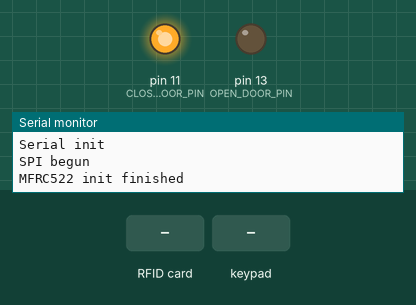
A sketch run on a simulated Arduino Mega 2560, built with avr-gcc and run on an emulated ATmega2560. Parts: output pins drawn as LEDs (lit = HIGH), the last lines printed to the serial monitor. The inputs (shaded band) are chosen by the test bench. Pins used as bus, display or sensor lines are not drawn.

Above: at 1.2 s.
1.3 s: RFID card 5E 7A 19 C4 held to the reader
At 1.6 s:
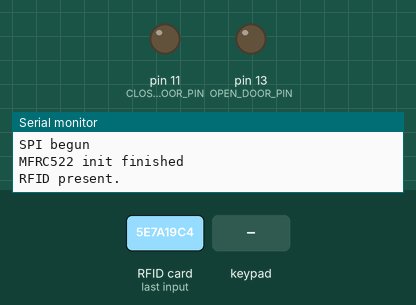
2.8 s: key '1' pressed
4.3 s: keypad keys 1 2 3 4 # pressed 0.4 s apart
At 6.4 s:
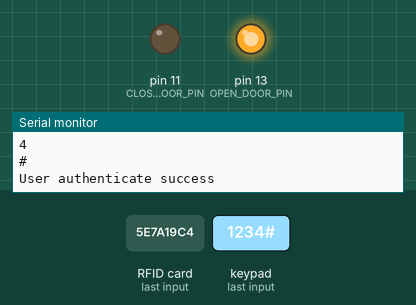
Timing chart, 0 to 17.4 s (numbered marks = the images above; inputs shaded):
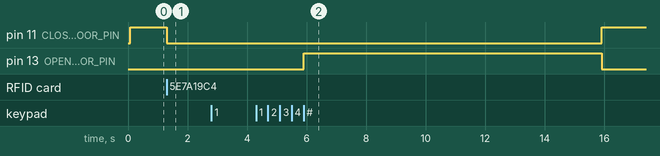

Measured:
- after the input at 1.3 s, pin 11 (CLOSED_DOOR_PIN): HIGH → LOW at once
- after the input at 4.3 s, pin 11 (CLOSED_DOOR_PIN): LOW → HIGH after 11.6 s; pin 13 (OPEN_DOOR_PIN): LOW → HIGH after 1.6 s, → LOW 10.0 s later

The sketch:

rfid_lock_system.ino
```cpp
#include <SPI.h>
#include <MFRC522.h>
#include <Keypad.h>

// RC522 PINS
#define SS_PIN 53
#define RST_PIN 5

// Keypad pins
#define KEYPAD_1 20
#define KEYPAD_2 19
#define KEYPAD_3 18
#define KEYPAD_4 17
#define KEYPAD_5 16
#define KEYPAD_6 15
#define KEYPAD_7 14

// LEDS
#define OPEN_DOOR_PIN 13
#define KEYPAD_PIN 12
#define CLOSED_DOOR_PIN 11

// Key length
#define KEYLENGTH 6

// RFID Reader
MFRC522 mfrc522(SS_PIN, RST_PIN);

// MIFARE key
MFRC522::MIFARE_Key userKey;

// Keypad definition
const byte ROWS = 4; //four rows
const byte COLS = 3; //four columns
char hexaKeys[ROWS][COLS] = {
  {'1', '2', '3'},
  {'4', '5', '6'},
  {'7', '8', '9'},
  {'*', '0', '#'}
};
byte rowPins[ROWS] = { KEYPAD_7, KEYPAD_6, KEYPAD_5, KEYPAD_4 };
byte colPins[COLS] = { KEYPAD_3, KEYPAD_2, KEYPAD_1 };
Keypad keypad = Keypad( makeKeymap(hexaKeys), rowPins, colPins, ROWS, COLS);

// Number of keys entered.
int keyNum = 0;

// General state for the applications.
enum State {
  // Waiting for an rfid card
  WAIT_FOR_RFID,
  // Preparing to enter keycode
  PREPARE_KEYPAD_ENTER,
  // Entering keys
  KEYPAD_ENTER,
  // Authenticating key
  AUTHENTICATING,
  // Open door.
  OPEN_DOOR
};

/**
 * User block key.
 */
#define USER_KEY_BLOCK 3


// Setting current state for the application.
State state = WAIT_FOR_RFID;

void setup() {
  Serial.begin(9600);
  Serial.println("Serial started");
  while (!Serial);
  Serial.println("Serial init");
  SPI.begin();
  Serial.println("SPI begun");
  mfrc522.PCD_Init();
  Serial.println("MFRC522 init finished");
  pinMode(OPEN_DOOR_PIN, OUTPUT);
  pinMode(KEYPAD_PIN, OUTPUT);
  pinMode(CLOSED_DOOR_PIN, OUTPUT);
}

/**
 * Application loop.
 */
void loop() {
  if (state == WAIT_FOR_RFID) {
    if (checkForRfid()) {
      state = PREPARE_KEYPAD_ENTER;
    }
  } else if (state == PREPARE_KEYPAD_ENTER)  {
    keyNum = 0;
    indicateKeypad();
    state = KEYPAD_ENTER;
  } else if (state == KEYPAD_ENTER)  {
    if (keypadEnter()) {
      state = AUTHENTICATING;
    }
  } else if (state == AUTHENTICATING)  {
    if (authenticate()) {
      state = OPEN_DOOR;
    } else {
      failureKey();
      state = WAIT_FOR_RFID;
    }
  } else {
    indicateOpenDoor();
    delay(10000);
    indicateClosedDoor();
    state = WAIT_FOR_RFID;
  }
}
/**
 * Checks to see if keypad has been pressed and stores the key.
 */
bool keypadEnter() {
  char keyPressed = keypad.getKey();
  if (keyPressed) {
    userKey.keyByte[keyNum] = (byte)keyPressed;
    Serial.println(keyPressed);
    keyNum = keyNum + 1;
  }
  if (keyNum == KEYLENGTH) {
    return true;
  } else {
    return false;
  }
}

/**
 * Authenticates the key.
 */
bool authenticate() {
  bool result = false;
  MFRC522::StatusCode status = (MFRC522::StatusCode) mfrc522.PCD_Authenticate(MFRC522::PICC_CMD_MF_AUTH_KEY_A, (byte)USER_KEY_BLOCK, &userKey, &(mfrc522.uid));
  if (status != MFRC522::STATUS_OK) {
    Serial.print(F("Authenticate failed"));
    Serial.println(mfrc522.GetStatusCodeName(status));
  } else {
    Serial.println(F("User authenticate success"));
    mfrc522.PCD_StopCrypto1();
    mfrc522.PICC_HaltA();
    result = true;
  }
  return result;
}

/**
 * Keep door locked 3 seconds.
 */
void failureKey() {
  indicateClosedDoor();
  delay(3000);
}

/**
 * Checks for an rfid card.
 */
bool checkForRfid() {
  if (!mfrc522.PICC_IsNewCardPresent() || ! mfrc522.PICC_ReadCardSerial() ) {
    indicateClosedDoor();
    return false;
  } else {
    Serial.println(F("RFID present."));
    return true;
  }
}

/**
 * Indicate that the door is open.
 */
void indicateOpenDoor() {
  digitalWrite(OPEN_DOOR_PIN, HIGH);
  digitalWrite(KEYPAD_PIN, LOW);
  digitalWrite(CLOSED_DOOR_PIN, LOW);
}
/**
 * Indicate that the keypad is ready.
 */
void indicateKeypad() {
  digitalWrite(OPEN_DOOR_PIN, LOW);
  digitalWrite(KEYPAD_PIN, HIGH);
  digitalWrite(CLOSED_DOOR_PIN, LOW);
}
/**
 * Indicate that the door is closed.
 */
void indicateClosedDoor() {
  digitalWrite(OPEN_DOOR_PIN, LOW);
  digitalWrite(KEYPAD_PIN, LOW);
  digitalWrite(CLOSED_DOOR_PIN, HIGH);
}
```
